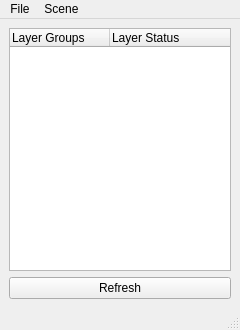
<?xml version="1.0" encoding="UTF-8"?>
<ui version="4.0">
 <class>MainWindow</class>
 <widget class="QMainWindow" name="MainWindow">
  <property name="geometry">
   <rect>
    <x>0</x>
    <y>0</y>
    <width>240</width>
    <height>330</height>
   </rect>
  </property>
  <property name="windowTitle">
   <string>MainWindow</string>
  </property>
  <widget class="QWidget" name="centralwidget">
   <layout class="QVBoxLayout" name="verticalLayout">
    <item>
     <widget class="QTreeWidget" name="rigs_treeWidget">
      <property name="editTriggers">
       <set>QAbstractItemView::NoEditTriggers</set>
      </property>
      <property name="dragDropMode">
       <enum>QAbstractItemView::NoDragDrop</enum>
      </property>
      <property name="defaultDropAction">
       <enum>Qt::IgnoreAction</enum>
      </property>
      <property name="alternatingRowColors">
       <bool>false</bool>
      </property>
      <property name="selectionMode">
       <enum>QAbstractItemView::SingleSelection</enum>
      </property>
      <property name="headerHidden">
       <bool>false</bool>
      </property>
      <property name="columnCount">
       <number>2</number>
      </property>
      <attribute name="headerVisible">
       <bool>true</bool>
      </attribute>
      <column>
       <property name="text">
        <string notr="true">Layer Groups</string>
       </property>
      </column>
      <column>
       <property name="text">
        <string notr="true">Layer Status</string>
       </property>
      </column>
     </widget>
    </item>
    <item>
     <widget class="QPushButton" name="refresh_pushButton">
      <property name="toolTip">
       <string>Refresh the UI </string>
      </property>
      <property name="text">
       <string>Refresh</string>
      </property>
     </widget>
    </item>
   </layout>
  </widget>
  <widget class="QMenuBar" name="menubar">
   <property name="geometry">
    <rect>
     <x>0</x>
     <y>0</y>
     <width>240</width>
     <height>21</height>
    </rect>
   </property>
   <widget class="QMenu" name="menuFile">
    <property name="title">
     <string>File</string>
    </property>
    <addaction name="actionCheck_Out_in_Plastic"/>
   </widget>
   <widget class="QMenu" name="menuScene">
    <property name="title">
     <string>Scene</string>
    </property>
    <addaction name="actionRemove_Dead_FRAG_Nodes"/>
    <addaction name="actionClean_Scene"/>
   </widget>
   <addaction name="menuFile"/>
   <addaction name="menuScene"/>
  </widget>
  <widget class="QStatusBar" name="statusbar"/>
  <action name="actionRemove_Dead_FRAG_Nodes">
   <property name="text">
    <string>Remove Dead FRAG Nodes</string>
   </property>
  </action>
  <action name="actionClean_Scene">
   <property name="text">
    <string>Clean Scene</string>
   </property>
  </action>
  <action name="actionNamespace_Check">
   <property name="text">
    <string>Namespace Check</string>
   </property>
  </action>
  <action name="actionCheck_Out_in_Plastic">
   <property name="text">
    <string>Check Out in Plastic</string>
   </property>
  </action>
 </widget>
 <resources/>
 <connections/>
</ui>
